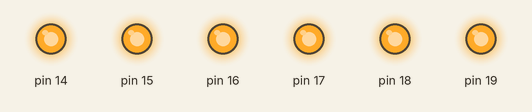
Bench run of a sketch on a simulated Arduino Uno, built with avr-gcc and run on an emulated ATmega328P. Shown: output pins drawn as LEDs (lit = HIGH).

Above: at 0.5 s.
At 3.5 s:
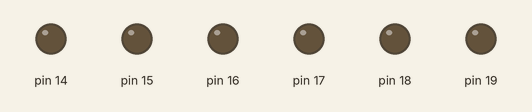
Timing chart, 0 to 4.6 s (numbered marks = the images above):
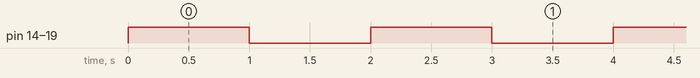

Measured:
- by itself, pin 14–19: alternates HIGH for 1.0 s and LOW for 1.0 s

The sketch:

Exp_2_Obs_3.ino
```cpp
#include <avr/io.h>
#include <util/delay.h>
int main (void)
{
  DDRC = 0xFF;

  while (1)
  {
  PORTC = 0xFF;
  _delay_ms(1000);
  PORTC = 0x00;
  _delay_ms(1000);
  }
}
```
